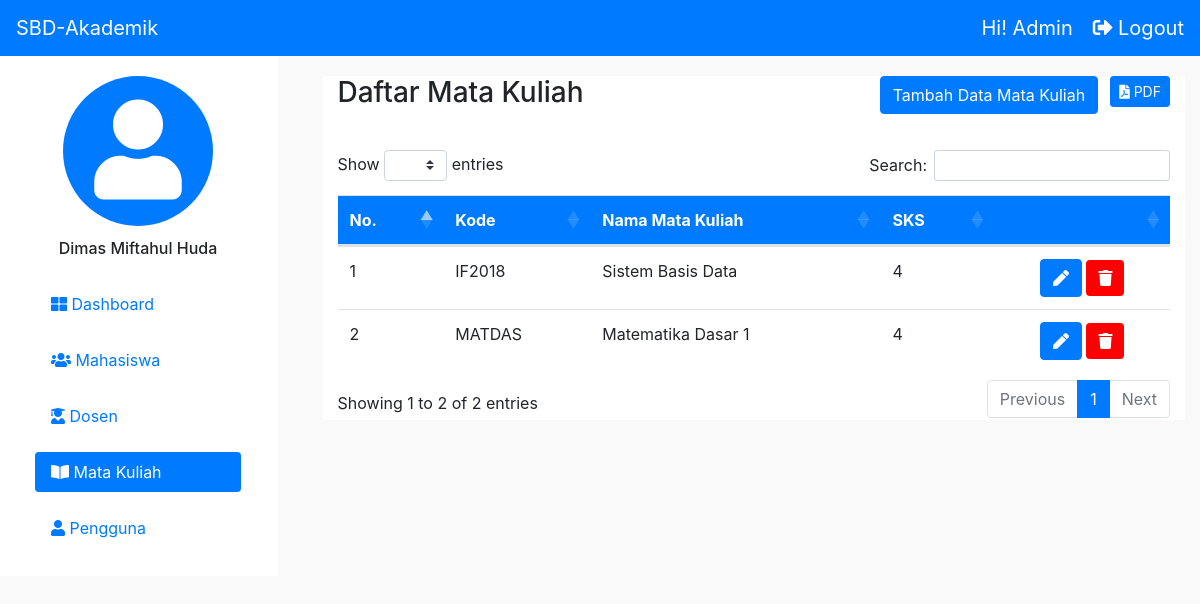
The page /view/matakuliah.php (signed in) on the database its author committed.
### tables this page shows
CREATE TABLE `matakuliah` (
  `KodeMK` varchar(6) NOT NULL,
  `NamaMK` varchar(50) NOT NULL,
  `SKS` int(2) NOT NULL
);

### view/matakuliah.php (the view, shortened to what this page needs)
<!doctype html>
<html lang="en">
<head>
  <link rel="stylesheet" href="../asset/css/base.css">
  <link rel="stylesheet" href="../asset/css/mobile.css">
  <link rel="stylesheet" type="text/css" href="https://cdn.datatables.net/1.10.21/css/dataTables.bootstrap4.min.css" />
  <link rel="stylesheet" type="text/css" href="../asset/SweetAlert/sweetalert2.min.css">
  <link rel="stylesheet" href="../asset/css/bootstrap.min.css">
  <link rel="stylesheet" href="https://use.fontawesome.com/releases/v5.3.1/css/all.css">
</head>
<body style="background:#f9f9f9;">
  <nav class="navbar navbar-expand-lg navbar-dark bg-primary">
    <a class="navbar-brand" href="#">SBD-Akademik</a>
    <div class="collapse navbar-collapse" id="navbarSupportedContent">
      <form class="form-inline my-2 my-lg-0">
        <div> Hi! <?php echo $_SESSION['role'] ?> </div>
        <div class="logout"><a href="../auth/logout.php"><i class="fas fa-sign-out-alt"></i> Logout</a></div>
      </form>
    </div>
  </nav>
  <header>
    <div class="row">
      <div class="col-3">
        <div class="nav flex-column nav-pills" id="v-pills-tab" role="tablist" aria-orientation="vertical">
          <div class="profile-user">
            <div class="image-user">
              <i class="fas fa-user"></i>
            </div>
            <p> <?php echo $_SESSION['nama'] ?></p>
          </div>
          <a class="nav-link sidebar" href="dashboard.php" role="tab" aria-selected="true" id="link_dashboard"> <i class="fas fa-th-large"></i> Dashboard</a>
          <a class="nav-link sidebar" href="mahasiswa.php" role="tab" aria-selected="false" id="link_barang"> <i class="fas fa-users"></i> Mahasiswa</a>
          <a class="nav-link sidebar" href="matakuliah.php" role="tab" aria-selected="false"><i class="fas fa-user-graduate"></i> Dosen</a>
          <a class="nav-link sidebar active" href="matakuliah.php" role="tab" aria-selected="false"><i class="fas fa-book-open"></i> Mata Kuliah</a>
          <a class="nav-link sidebar" href="pengguna.php" role="tab" aria-selected="false" id="link_user"><i class="fas fa-user"></i> Pengguna</a>
        </div>
      </div>
      <div class="col-9">
        <div class="tab-content" id="v-pills-tabContent">
          <div class="tab-pane fade show active" id="v-pills-home" role="tabpanel" aria-labelledby="v-pills-home-tab">
            <div class="container">
              <section class="data-table">
                <div class="container">
                  <div class="row">
                    <div class="col-4">
                      <h3 class="title-table"> Daftar Mata Kuliah </h3>
                    </div>
                    <div class="col-5"></div>
                    <div class="col-2">
                      <button class="btn btn-primary btn-tambah" data-toggle="modal" data-target="#Tambah" aria-hidden="true" type="button"> Tambah Data Mata Kuliah</button>
                    </div>
                    <div class="col-1 list-button">
                      <button class="btn btn-primary btn-sm" style=" float: right;" onclick="ToPDF()"><i class="fa fa-file-pdf"></i> PDF</button>
                    </div>
                  </div>
                  <table class="table" id="tabel-data">
                    <thead class="" style="background:#007BFF;color:#fff;">
                      <tr>
                        <th scope="col">No.</th>
                        <th scope="col">Kode</th>
                        <th scope="col">Nama Mata Kuliah</th>
                        <th scope="col">SKS</th>
                        <th scope="col">
                        </th>
                      </tr>
                    </thead>
                    <tbody>
                      <?php
                      include '../auth/koneksi.php';
                      $matakuliah = mysqli_query($koneksi, "select * from matakuliah");
                      $i = 1;
                      while ($row = mysqli_fetch_array($matakuliah)) {
                        echo "<tr class='item" . $row['KodeMK'] . "'>
                          <td>" . $i . "</td>
                          <td>" . $row['KodeMK'] . "</td>
                          <td>" . $row['NamaMK'] . "</td>
                          <td>" . $row['SKS'] . "</td>
                          <td>
                            <center>
                                <button class='btn btn-primary btn_edit'data-toggle='modal' data-id=" . $row['KodeMK'] . " data-target='#edit'aria-hidden='true' type='button'><i class='fas fa-pen'></i> </button>
                                <button class='btn btn-primary btn_delete' style='background:red;border:none;' data-id=" . $row['KodeMK'] . "> <i class='fas fa-trash'></i> </button>
                            </center>
                          </td>
                        </tr>";
                        $i++;
                      }
                      ?>
                    </tbody>
                  </table>
                </div>
              </section>
            </div>
          </div>
        </div>
      </div>
    </div>
  </header>
</body>
</html>

### Asset/css/base.css (style rules this page uses)
body, html { overflow-x: hidden; }
.container { max-width: 1140px !important; }
header { margin-top: 20px; }
.nav { background: #fff; margin-top: -20px !important; padding: 20px; margin-right: 0px !important; }
.sidebar.nav-link { margin: 8px 35px !important; }
.sidebar { margin: auto; width: 80%; }
.data-table { padding-top: 0px; background: #fff; }
.btn-tambah { float: right; }
.title-table { margin-bottom: 40px; }
.navbar .form-inline { color: #fff; font-size: 20px; }
.image-user { text-align: center; font-size: 100px; background: #007bff; width: 150px; height: 150px; margin: auto; border-radius: 100px; color: #fff; }
.profile-user p { text-align: center !important; padding-top: 10px; font-weight: 480; }
.logout { margin-left: 20px; }
.logout a { color: #fff; }

### rows shown on the page
matakuliah: KodeMK "IF2018", NamaMK "Sistem Basis Data", SKS "4"
matakuliah: KodeMK "MATDAS", NamaMK "Matematika Dasar 1", SKS "4"

### other values the page prints
$_SESSION['role'] "Admin"
$_SESSION['nama'] "Dimas Miftahul Huda"
